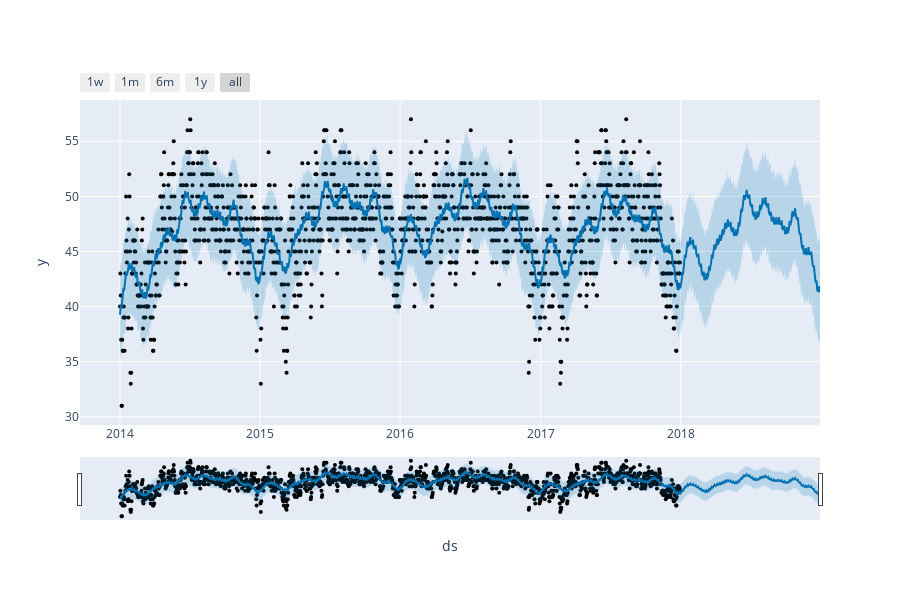

The cell this chart's notebook holds for it:
### Code cell
plot_plotly(model, forecast)

### Figure 1 — Plotly figure (JSON) as saved in the notebook; plotly's stock layout.template omitted (floating-point values rounded to 4 significant figures; data arrays with more than 128 entries replaced by an {"elided": "..."} marker saying what was removed)
{"data": [{"marker": {"color": "black", "size": 4}, "mode": "markers", "name": "Actual", "type": "scatter", "x": {"elided": "1460 str values"}, "y": {"elided": "1460 float values"}}, {"hoverinfo": "skip", "line": {"width": 0}, "mode": "lines", "type": "scatter", "x": {"elided": "1825 str values"}, "y": {"elided": "1825 float values"}}, {"fill": "tonexty", "fillcolor": "rgba(0, 114, 178, 0.2)", "line": {"color": "#0072B2", "width": 2}, "mode": "lines", "name": "Predicted", "type": "scatter", "x": {"elided": "1825 str values"}, "y": {"elided": "1825 float values"}}, {"fill": "tonexty", "fillcolor": "rgba(0, 114, 178, 0.2)", "hoverinfo": "skip", "line": {"width": 0}, "mode": "lines", "type": "scatter", "x": {"elided": "1825 str values"}, "y": {"elided": "1825 float values"}}], "layout": {"height": 600, "showlegend": false, "width": 900, "xaxis": {"autorange": true, "range": ["2013-09-18 18:30:51.4286", "2018-12-30"], "rangeselector": {"buttons": [{"count": 7, "label": "1w", "step": "day", "stepmode": "backward"}, {"count": 1, "label": "1m", "step": "month", "stepmode": "backward"}, {"count": 6, "label": "6m", "step": "month", "stepmode": "backward"}, {"count": 1, "label": "1y", "step": "year", "stepmode": "backward"}, {"step": "all"}]}, "rangeslider": {"autorange": true, "range": ["2013-09-18 18:30:51.4286", "2018-12-30"], "visible": true, "yaxis": {"_template": null, "rangemode": "match"}}, "title": {"text": "ds"}, "type": "date"}, "yaxis": {"autorange": true, "range": [29.25, 58.75], "title": {"text": "y"}, "type": "linear"}}}
